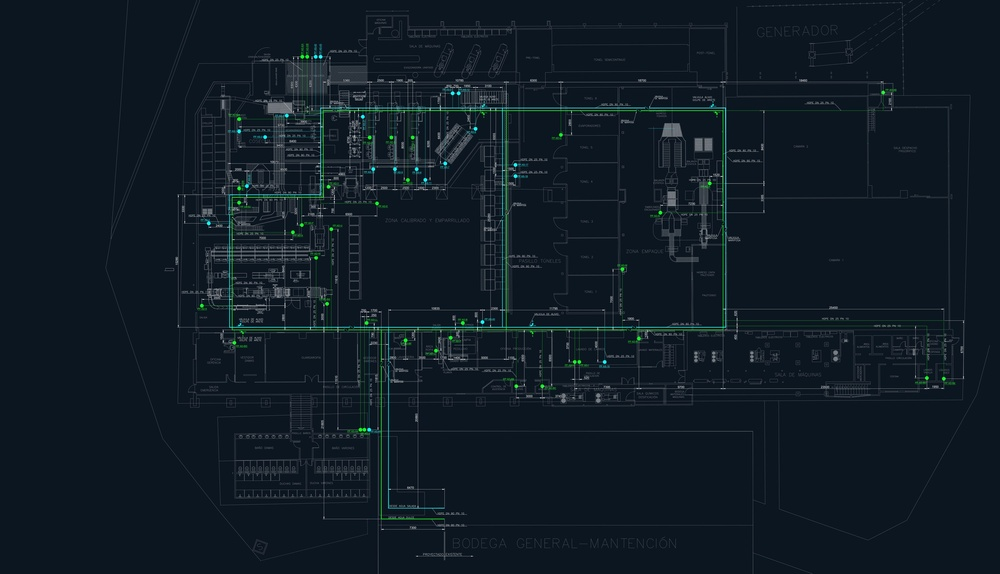
#> input picture scripts/recinto-expansion/aligner/imgs/plano.jpg, 1000 x 574 px, shrunk from 3000 x 1722 before the run
$ python make-dark-plano.py recinto-expansion/aligner/imgs/plano.jpg recinto-expansion/aligner/imgs/recinto.jpg
#> lines starting #> are read from the running program, lines starting #| are printed output that depends on the picture; after the words box and inside, x2 and y2 are one past the last pixel; in counts of white or black regions, pixels touching at a corner belong together
#!/usr/bin/env python3
"""
make-dark-plano.py — Convierte un plano CAD (fondo blanco, líneas gris/negras +
colores) a su versión OSCURA estándar de la PWA: fondo navy, líneas claras y
colores de líneas preservados (agua dulce/salada, etc.).

Por qué inversión de LUMINANCIA (y no invert() plano): invertir cada canal rota
los colores (verde→magenta). Invirtiendo solo la lightness en HSL, el fondo
blanco se vuelve oscuro y las líneas negras claras, PERO los colores se mantienen.
Además se eleva el punto negro al navy de la app (#0c1620) para cohesión visual.

Uso:
    python scripts/make-dark-plano.py entrada.png salida-dark.png
    (requiere numpy + pillow; si faltan: uv pip install --system numpy pillow)

Estándar del proyecto: ver memoria reference_plano_oscuro_estandar y CLAUDE.md.
"""
import sys
import numpy as np
from PIL import Image

NAVY = (12, 22, 32)  # #0c1620 — fondo de la app


def to_dark(src_path: str, dst_path: str, navy=NAVY) -> None:
#> called with src_path = 'recinto-expansion/aligner/imgs/plano.jpg', navy = (12, 22, 32)
    img = Image.open(src_path).convert("RGB")
#> img is the input picture: PIL image 1000x574 RGB; mean R, G, B 16.2, 27.3, 36.4
    a = np.asarray(img).astype(np.float32) / 255.0
    r, g, b = a[..., 0], a[..., 1], a[..., 2]
    mx = a.max(-1)
    mn = a.min(-1)
    L = (mx + mn) / 2.0
    d = mx - mn
    nz = d > 1e-6
#> nz: shape (574, 1000) bool; every value is 1

    S = np.zeros_like(L)
    S[nz] = d[nz] / (1 - np.abs(2 * L[nz] - 1) + 1e-9)
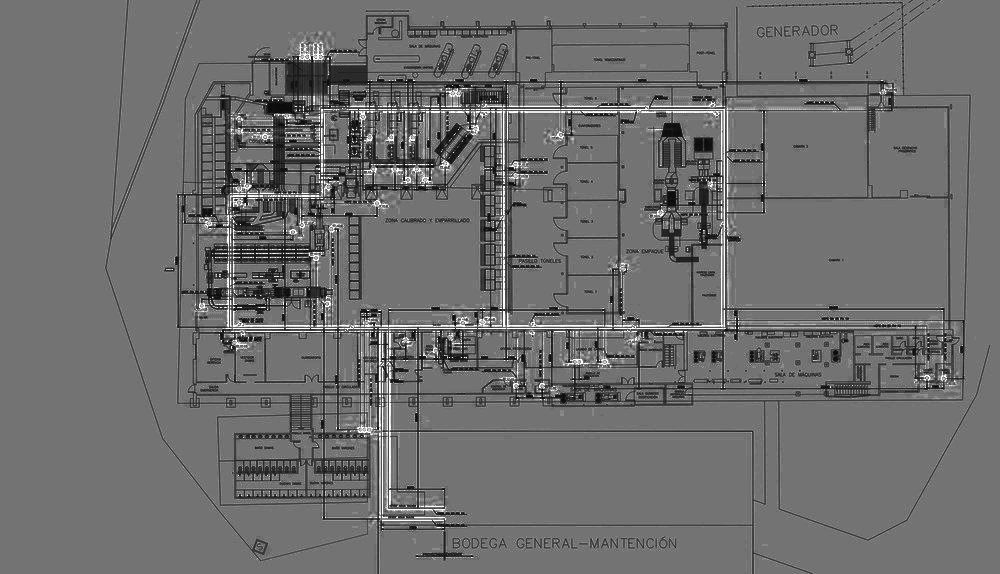
#> S: shape (574, 1000) float32; min 0.0233, max 1, mean 0.432

    H = np.zeros_like(L)
    i = nz & (mx == r);                         H[i] = ((g[i] - b[i]) / d[i]) % 6
#> after `i = nz & (mx == r)`: i: shape (574, 1000) bool; every value is 0
#> after `H[i] = (g[i] - b[i]) / d[i] % 6`: H: shape (574, 1000) float32; every value is 0
    i = nz & (mx == g) & (mx != r);             H[i] = (b[i] - r[i]) / d[i] + 2
#> after `i = nz & (mx == g) & (mx != r)`:
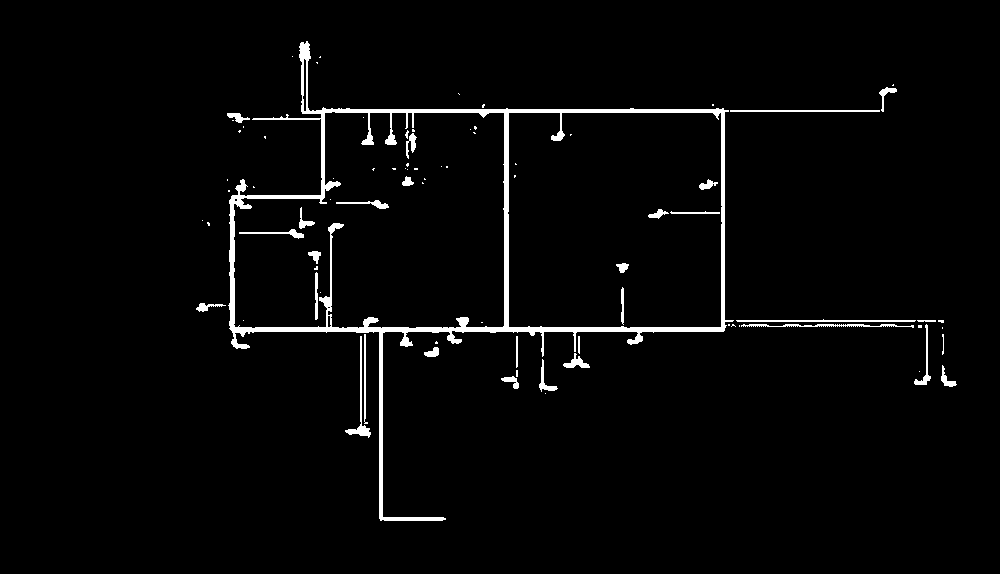
#> i: shape (574, 1000) bool; 2.7% white; 82 white regions (51 under 20 px), largest, box (x1, y1, x2, y2) and area: (228, 41, 734, 521) 11044, (736, 319, 916, 322) 359, (345, 336, 371, 438) 352
#> after `H[i] = (b[i] - r[i]) / d[i] + 2`: H: shape (574, 1000) float32; min 0, max 3, mean 0.0704
    i = nz & (mx == b) & (mx != r) & (mx != g); H[i] = (r[i] - g[i]) / d[i] + 4
#> after `H[i] = (r[i] - g[i]) / d[i] + 4`:
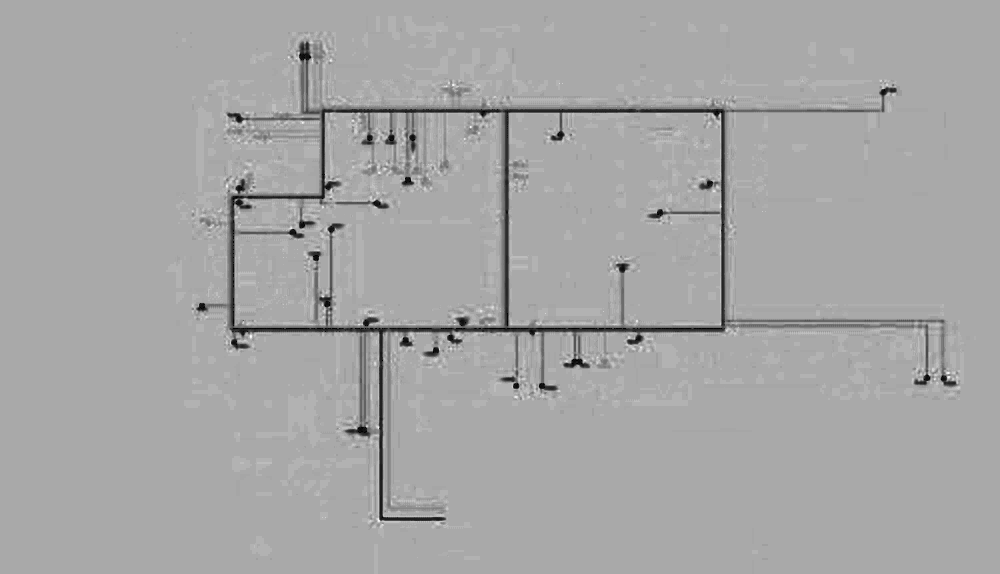
#> H: shape (574, 1000) float32; min 1.98, max 4.27, mean 3.47; drawn with min black and max white
    H = H / 6.0
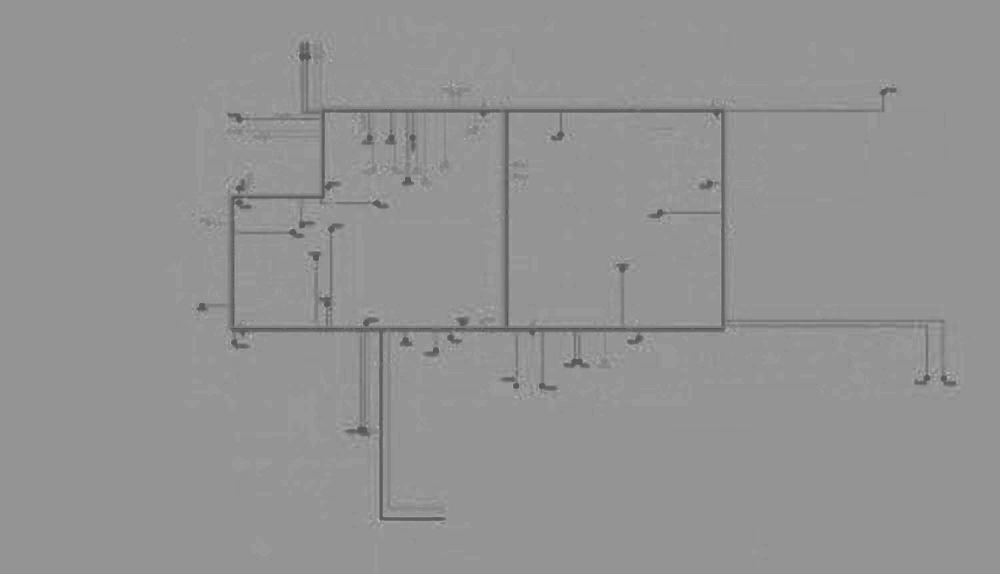
#> H: shape (574, 1000) float32; min 0.33, max 0.711, mean 0.579

    Ln = 1.0 - L  # invertir solo la luminancia

    C = (1 - np.abs(2 * Ln - 1)) * S
    Hp = H * 6.0
    X = C * (1 - np.abs(Hp % 2 - 1))
    R = np.zeros_like(H); G = np.zeros_like(H); B = np.zeros_like(H)
    c = (Hp >= 0) & (Hp < 1); R[c], G[c], B[c] = C[c], X[c], 0
    c = (Hp >= 1) & (Hp < 2); R[c], G[c], B[c] = X[c], C[c], 0
#> after `c = (Hp >= 1) & (Hp < 2)`: c: shape (574, 1000) bool; 0% white in thin lines or dots, all inside (x1, y1, x2, y2) = (236, 197, 237, 198)
    c = (Hp >= 2) & (Hp < 3); R[c], G[c], B[c] = 0, C[c], X[c]
#> after `c = (Hp >= 2) & (Hp < 3)`: c: shape (574, 1000) bool; 2.6% white; 140 white regions (103 under 20 px), largest, box (x1, y1, x2, y2) and area: (228, 42, 734, 521) 10270, (739, 320, 916, 322) 353, (730, 110, 879, 112) 287
#> after `R[c], G[c], B[c] = (0, C[c], X[c])`:
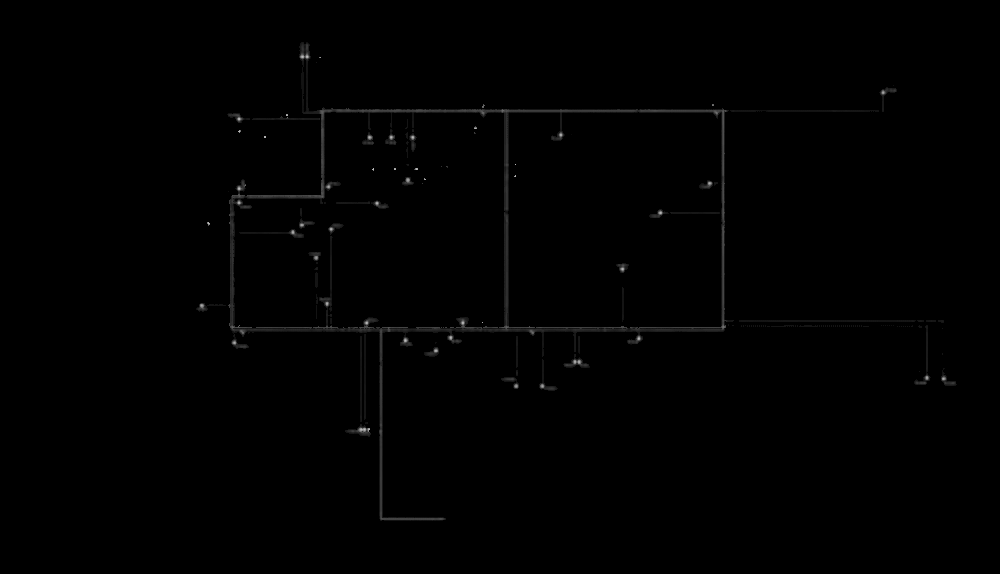
#> G: shape (574, 1000) float32; min 0, max 0.749, mean 0.00405
#> after `R[c], G[c], B[c] = (0, C[c], X[c])`: B: shape (574, 1000) float32; min 0, max 0.718, mean 0.002
    c = (Hp >= 3) & (Hp < 4); R[c], G[c], B[c] = 0, X[c], C[c]
#> after `c = (Hp >= 3) & (Hp < 4)`: c: shape (574, 1000) bool; 97.4% white; 181 black regions (144 under 20 px), largest, box (x1, y1, x2, y2) and area: (228, 42, 734, 522) 10281, (739, 320, 916, 322) 353, (730, 110, 879, 112) 287
    c = (Hp >= 4) & (Hp < 5); R[c], G[c], B[c] = X[c], 0, C[c]
#> after `c = (Hp >= 4) & (Hp < 5)`: c: shape (574, 1000) bool; 0.02% white in thin lines or dots, all inside (x1, y1, x2, y2) = (226, 57, 950, 525)
#> after `R[c], G[c], B[c] = (X[c], 0, C[c])`: R: shape (574, 1000) float32; min 0, max 0.0157, mean 6.08e-07
#> after `R[c], G[c], B[c] = (X[c], 0, C[c])`:
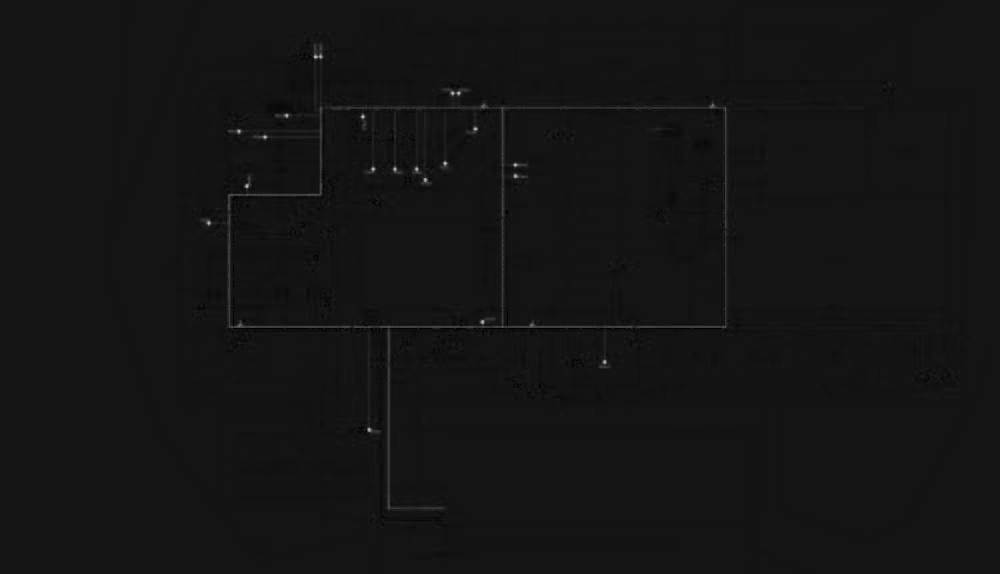
#> B: shape (574, 1000) float32; min 0, max 0.745, mean 0.0791
    c = (Hp >= 5) & (Hp <= 6); R[c], G[c], B[c] = C[c], 0, X[c]
    m = Ln - C / 2
    out = np.clip(np.stack([R + m, G + m, B + m], -1), 0, 1)

    nv = np.array(navy, np.float32) / 255.0
    out = nv + out * (1.0 - nv)  # elevar negro al navy

    out8 = (np.clip(out, 0, 1) * 255 + 0.5).astype(np.uint8)
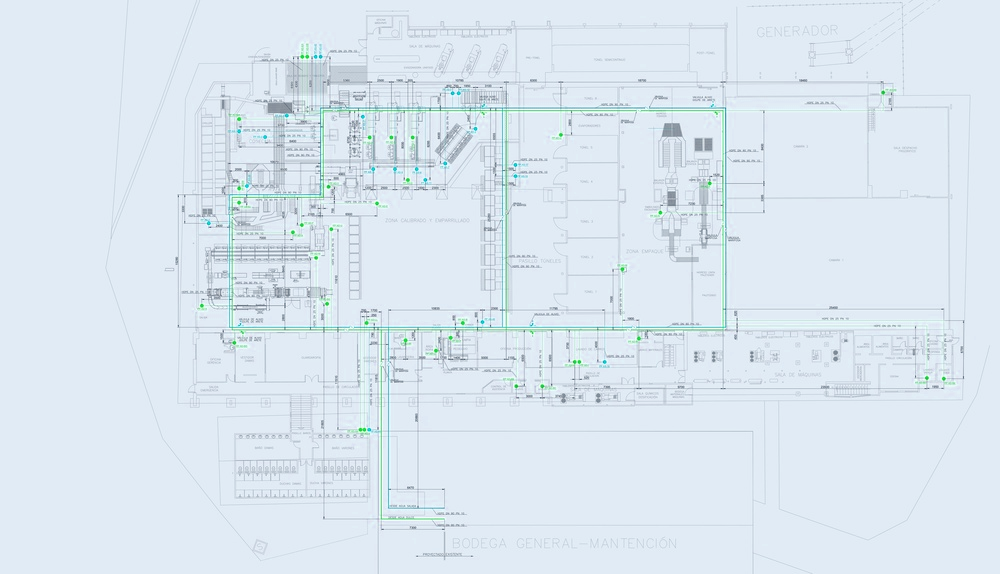
#> out8: shape (574, 1000, 3); mean of channels 0, 1, 2 220.1, 231.4, 240.6; drawn as R, G, B
    Image.fromarray(out8, "RGB").save(dst_path, optimize=True)
    print(f"OK -> {dst_path}  {img.size[0]}x{img.size[1]}")
#| OK -> recinto-expansion/aligner/imgs/recinto.jpg  1000x574


if __name__ == "__main__":
    if len(sys.argv) != 3:
        print("uso: python scripts/make-dark-plano.py entrada.png salida-dark.png")
        sys.exit(1)
    to_dark(sys.argv[1], sys.argv[2])
